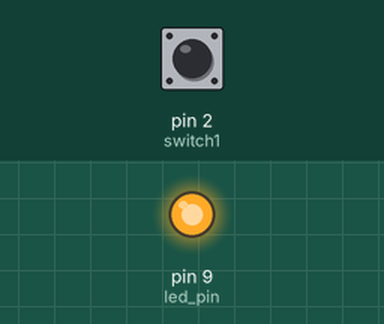
A sketch run on a simulated Arduino Uno, built with avr-gcc and run on an emulated ATmega328P. Shown: output pins drawn as LEDs (lit = HIGH). Inputs (shaded band) come from the test bench; at power-on: pin 2 (switch1) HIGH.

Above: at 1.2 s.
1.3 s: pin 2 (switch1) pulled LOW for 0.15 s
At 1.37 s:
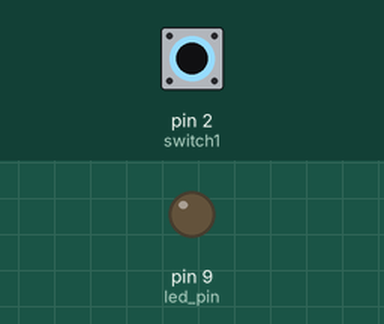
2.9 s: pin 2 (switch1) pulled LOW for 3.2 s
At 7.2 s:
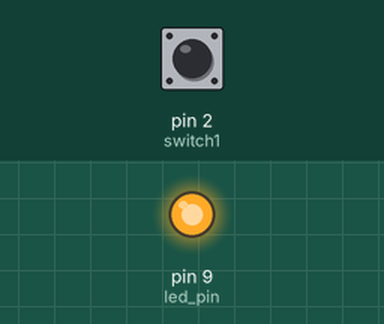
Timing chart, 0 to 8.7 s (numbered marks = the images above; inputs shaded):
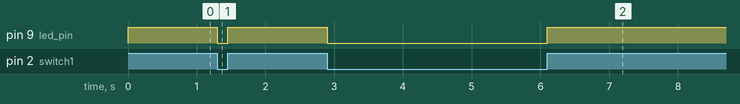

Measured:
- after the input at 1.3 s, pin 9 (led_pin): HIGH → LOW at once, → HIGH 0.15 s later
- after the input at 2.9 s, pin 9 (led_pin): HIGH → LOW at once, → HIGH 3.2 s later

The sketch:

Photocell_WithArduino.ino
```cpp
int switch1 = 2;
int led_pin = 9;

void setup() {
  pinMode(switch1, INPUT_PULLUP);
   pinMode(led_pin, OUTPUT);
  }
void loop() {
  if(digitalRead(switch1) == HIGH)
  {
    digitalWrite(led_pin, HIGH);
  }
  if(digitalRead(switch1) == LOW)
  {
    digitalWrite(led_pin, LOW);
     }

}
```
